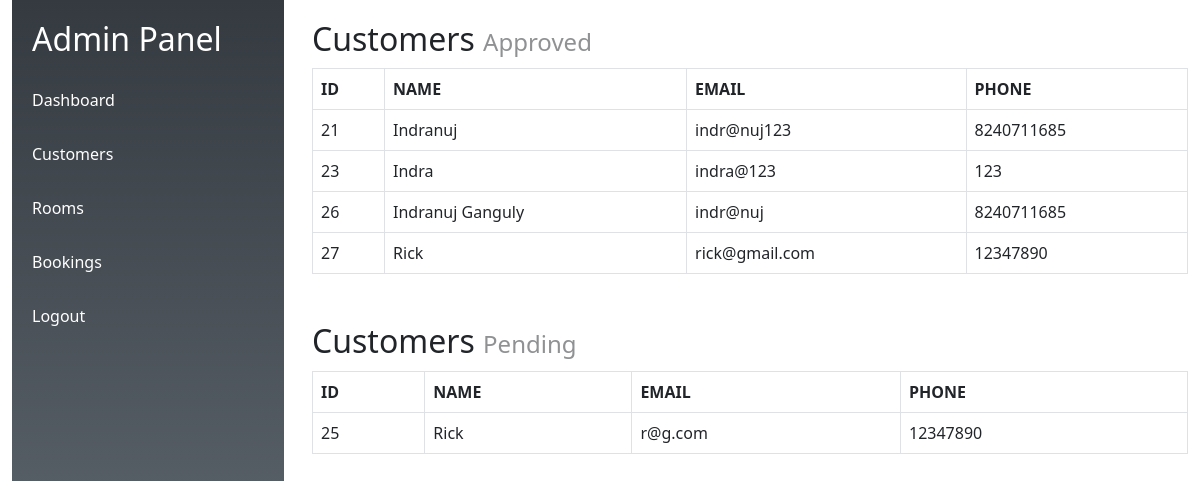
Page /admin/customers.php on the committed database.
### tables this page shows
CREATE TABLE `roombook` (
  `c_id` int(10) NOT NULL,
  `name` varchar(80) NOT NULL,
  `email` varchar(90) NOT NULL,
  `phone` varchar(80) NOT NULL,
  `room_type` varchar(60) NOT NULL,
  `bedding_type` varchar(60) NOT NULL,
  `no_of_rooms` int(60) NOT NULL,
  `meal_plan` varchar(80) NOT NULL,
  `check_in` date NOT NULL,
  `check_out` date NOT NULL,
  `approved` tinyint(10) NOT NULL
);

### admin/customers.php (the view, shortened to what this page needs)
<!DOCTYPE html>
<html lang="en">
<head>
  <link href="https://cdn.jsdelivr.net/npm/bootstrap@5.0.2/dist/css/bootstrap.min.css" rel="stylesheet">
</head>
<body>
  <div class="container-fluid">
    <div class="row">
      <div class="col-md-3">
        <div class="sidebar">
          <h2>Admin Panel</h2>
          <ul>
            <li><a href="display.php">Dashboard</a></li>
            <li><a href="customers.php">Customers</a></li>
            <li><a href="rooms.php">Rooms</a></li>
            <li><a href="bookings.php">Bookings</a></li>
            <li><a href="logout.php">Logout</a></li>
          </ul>
        </div>
      </div>
      <div class="col-md-9">
        <div>
        <h2 class="sp">Customers <span class="rb">Approved</span></h2>
        <table class="table table-bordered table-hover">
          <thead>
            <tr>
              <th>ID</th>
              <th>NAME</th>
              <th>EMAIL</th>
              <th>PHONE</th>
            </tr>
          </thead>
          <tbody>
            <?php
              include('db_connect.php');
              $sql = "SELECT * FROM roombook WHERE approved = 1";
              $query = mysqli_query($con, $sql);
              while($row=mysqli_fetch_array($query))
              {
            ?>
            <tr>
              <td><?php echo $row['c_id']?></td>
              <td><?php echo $row['name']?></td>
              <td><?php echo $row['email']?></td>
              <td><?php echo $row['phone']?></td>
            </tr>
            <?php
              }
            ?>
          </tbody>
        </table>
      </div>
      <div class="mt-5">
        <h2 class="sp">Customers <span class="rb">Pending</span></h2>
        <table class="table table-bordered table-hover">
          <thead>
            <tr>
              <th>ID</th>
              <th>NAME</th>
              <th>EMAIL</th>
              <th>PHONE</th>
            </tr>
          </thead>
          <tbody>
            <?php
              include('db_connect.php');
              $sql = "SELECT * FROM roombook WHERE approved = 0";
              $query = mysqli_query($con, $sql);
              while($row=mysqli_fetch_array($query))
              {
            ?>
            <tr>
              <td><?php echo $row['c_id']?></td>
              <td><?php echo $row['name']?></td>
              <td><?php echo $row['email']?></td>
              <td><?php echo $row['phone']?></td>
            </tr>
            <?php
              }
            ?>
          </tbody>
        </table>
      </div>
    </div>
    </div>
  </div>
</body>
</html>

### admin/customers.php (style rules this page uses)
html, body { height: 100%; }
.sidebar { background: linear-gradient(#343a40, #6c757d); color: #fff; padding: 20px; height: 100vh; width: 98.5%; }
.sidebar ul { list-style: none; padding: 0; margin: 0; }
.sidebar ul li { margin-bottom: 15px; margin-top: 30px; }
.sidebar ul li a { color: #fff; text-decoration: none; }
.rb { font-size: 24px; opacity: 0.5; }
.sp { margin-top: 20px; }
.table { margin-top: 10px; }

### rows in the picture
roombook: c_id "21", name "Indranuj", email "indr@nuj123", phone "8240711685"
roombook: c_id "23", name "Indra", email "indra@123", phone "123"
roombook: c_id "26", name "Indranuj Ganguly", email "indr@nuj", phone "8240711685"
roombook: c_id "27", name "Rick", email "rick@gmail.com", phone "12347890"
roombook: c_id "25", name "Rick", email "r@g.com", phone "12347890"
